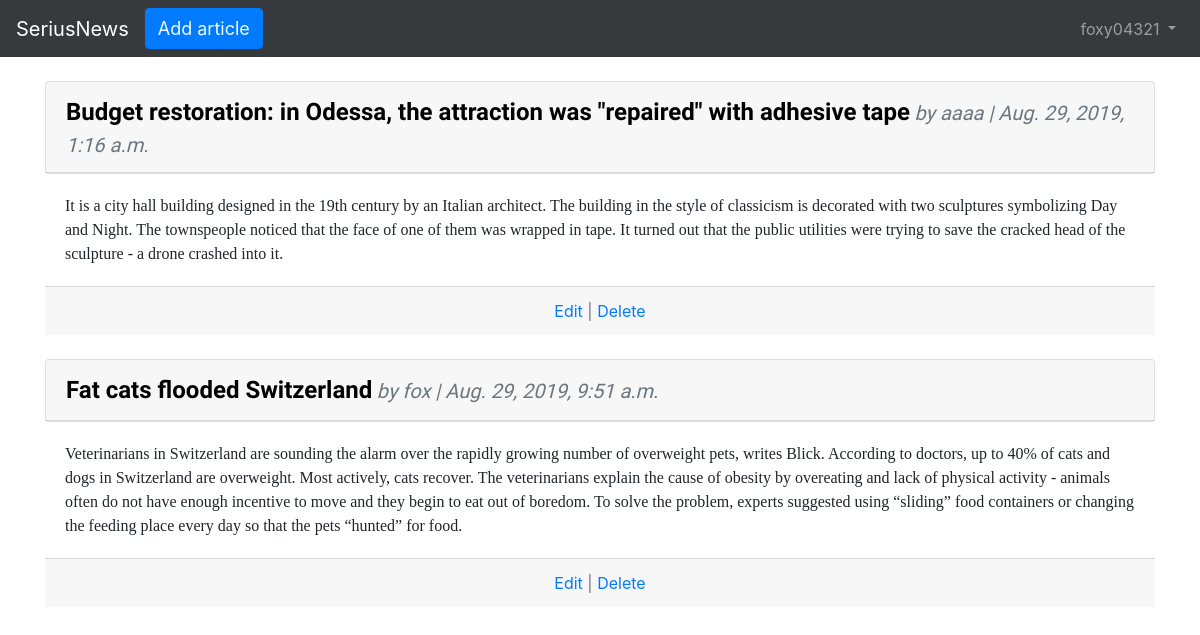
The page /articles/ (signed in) on the database its author committed.
### users/models.py (models this page shows)
class CustomUser(AbstractUser):
    age = models.PositiveIntegerField(default = 0)

### articles/models.py (models this page shows, shortened)
class Article(models.Model):
    title = models.CharField(max_length=255)
    body = models.TextField()
    data = models.DateTimeField(auto_now_add=True)
    author = models.ForeignKey(
        settings.AUTH_USER_MODEL,
        on_delete=models.CASCADE,
    )

### articles/views.py (the view)
# urls.py: path('', views.ArticleListView.as_view(), name = 'article_list'),
class ArticleListView(ListView):
    model = Article
    template_name = 'article_list.html'

### templates/article_list.html (shortened to what this page needs)
{% extends 'base.html' %}
{% block content %}
    {% for article in article_list %}
        <div class="card">
            <div class="card-header">
                <span class="font-weight-bold" style="font-family: 'Acme', sans-serif; font-size: 24px"><a href="{% url 'article_detail' article.pk %}" style="text-decoration: none; color: black">{{ article.title }}</a></span>
                <span class="text-muted" style="font-family: 'Acme', sans-serif; font-size: 20px; font-style: italic;">by {{ article.author }} | {{ article.data }}</span>
            </div>
        </div>
        <div class="card-body" style="font-family: 'Hepta Slab', serif; font-size: 16px">
            {{ article.body }}
        </div>
        {% if article.author == user or user.is_superuser %}
            <div class="card-footer text-center text-muted">
                <a href="{% url 'article_edit' article.pk %}" style="text-decoration: none">Edit</a> | <a href="{% url 'article_delete' article.pk %}" style="text-decoration: none">Delete</a>
            </div>
        {% endif %}
        <br />
    {% endfor %}
{% endblock content %}

### templates/base.html (shortened to what this page needs)
<!DOCTYPE html>
<html lang="en">
<head>
    <link rel="stylesheet" href="https://stackpath.bootstrapcdn.com/bootstrap/4.3.1/css/bootstrap.min.css">
</head>
<body>
    <nav class="navbar navbar-expand-md navbar-dark bg-inverse mb-4" style="background-color: #373a3c;">
        <a class="navbar-brand" href="{% url 'home' %}">SeriusNews</a>
        {% if user.is_authenticated %}
            <dev class="navbar-nav">
                <a href="{% url 'article_new' %}"><button class="btn btn-primary" type="button" style="font-size: 18px;  color: aliceblue">Add article</button></a>
            </dev>
        {% endif %}
        <div class="collapse navbar-collapse" id="navbarTogglerDemo01">
            {% if user.is_authenticated %}
            <ul class="navbar-nav ml-auto">
                <li class="nav-item">
                    <a class="nav-link dropdown-toggle" href="#" id="userMenu" data-toggle="dropdown" aria-haspopup="true" aria-expanded="false">
                        {{ user.username }}
                    </a>
                </li>
            </ul>
            {% else %}
                <form class="form-inline ml-auto">
                    <a style="color: dodgerblue; text-decoration: none" href="{% url 'login' %}" class="btn-outline-secondary btn-lg ml-4" aria-pressed="true">Log in</a>
                    <a href="{% url 'signup' %}" class="btn btn-primary btn-lg ml-4">Sign up</a>
                </form>
            {% endif %}
        </div>
    </nav>
        <div class="container">
            {% block content %}
            {% endblock content %}
        </div>
</body>
</html>

### rows shown on the page
CustomUser: username "foxy04321"
Article: title "Budget restoration: in Odessa, the attraction was \"repaired\" with adhesive tape", author "aaaa", data "Aug. 29, 2019, 1:16 a.m.", body "It is a city hall building designed in the 19th century by an Italian architect. The building in the style of classicism is decorated with two sculptures symbolizing Day and Night. The townspeople noticed that the face of one of them was wrapped in tape. It turned out that the public utilities were trying to save the cracked head of the sculpture - a drone crashed into it.", shows "Edit"
Article: title "Fat cats flooded Switzerland", author "fox", data "Aug. 29, 2019, 9:51 a.m.", body "Veterinarians in Switzerland are sounding the alarm over the rapidly growing number of overweight pets, writes Blick. According to doctors, up to 40% of cats and dogs in Switzerland are overweight. Most actively, cats recover. The veterinarians explain the cause of obesity by overeating and lack of physical activity - animals often do not have enough incentive to move and they begin to eat out of boredom. To solve the problem, experts suggested using “sliding” food containers or changing the feeding place every day so that the pets “hunted” for food.", shows "Edit"
